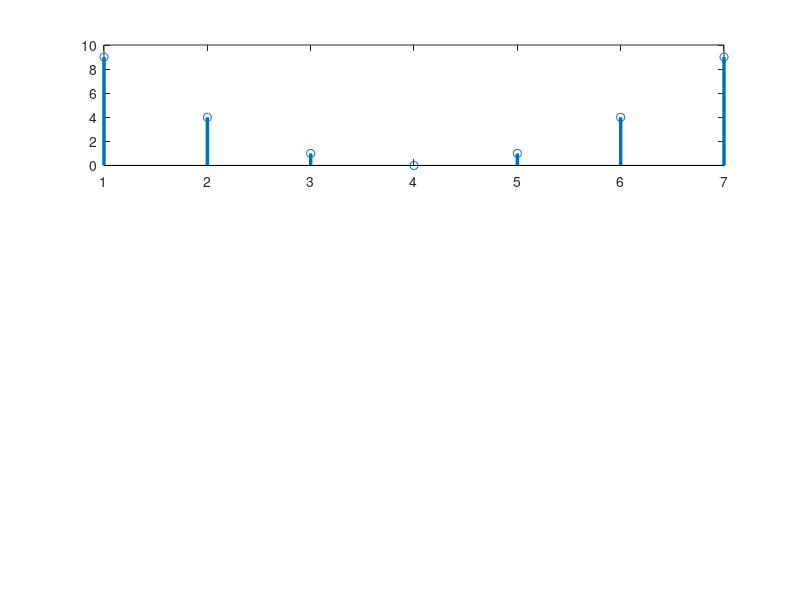

This figure's MATLAB source:
clc;
clear all;
close all;
k = 0:1:6;
x(k == 0) = 9;
x(k == 1) = 4;
x(k == 2) = 1;
x(k == 3) = 0;
x(k == 4) = 1;
x(k == 5) = 4;
x(k == 6) = 9;
N = length(x);
% k = 0:1:N-1;
subplot(3,1,1);
stem(x,'linewidth',2.5);
n0=3;
k=0:1:6;
% xn = ifft(x,N);
x1 = ifft(x,N);
% xn = ifftshift(x1);
basis= exp((-i*2*pi*k*n0)/N);
% disp('op seq xn');
xn = x1.*basis;
disp('op seq x1');
disp(x1);
disp('op seq xn');
disp(xn);
